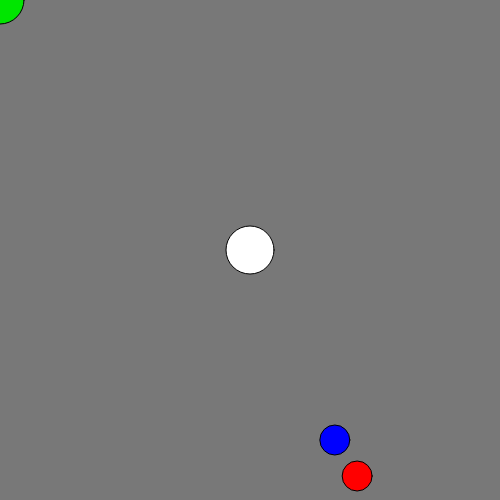
Frame 1 (no input)
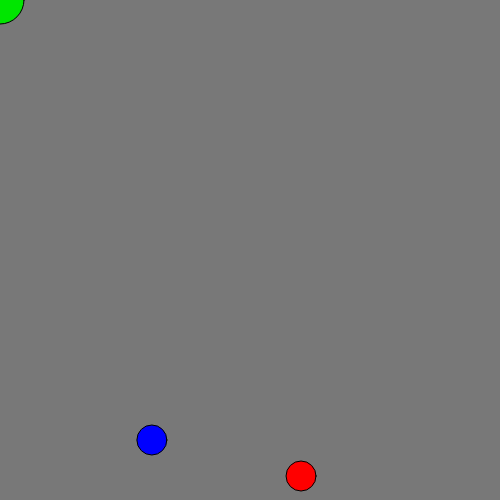
Frame 60 (no input)
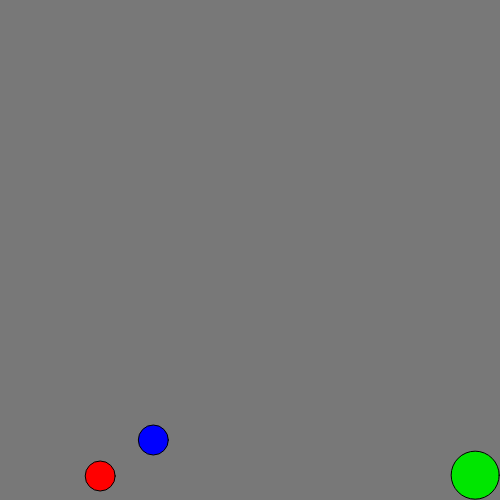
Frame 120 (the mouse pressed at the canvas centre since frame 60)

The p5.js sketch that drew these frames (run headless with seeded random() and noise() and a simulated clock; from frame 60 on, the mouse is pressed at the canvas centre):

// p5.js sketch
// ── sketch.js
var x = 0, y=0, xoff=0;
var walker,billy; //lol I have no idea why I named it billy.
var moveX = 1;
var moveY = 1;

function Walker(xPos, yPos){
    this.pos = createVector(xPos, yPos);
    this.vel = createVector(0,0);
    
    this.display = function(fillColor) {
        fill(fillColor || 255);
        ellipse(this.pos.x, this.pos.y, 48,48);
    }
    
    this.update = function(mag) {
        var mouse = createVector(mouseX, mouseY);
        this.acc = p5.Vector.sub(mouse, this.pos);
        this.acc.setMag(mag || 0.4);

        this.vel.add(this.acc);
        this.pos.add(this.vel);
    }
}

function mouseClicked(){
    walker.vel = createVector(0,0);
    billy.vel = createVector(0,0);
}

function setup(){
    createCanvas(500,500);
    walker = new Walker(width/2 , height/2);
    billy = new Walker(mouseX, mouseY);
}

function draw(){
    background(120);

    //Perlin vs Random
    var x = noise(xoff) * width;
    xoff = xoff + 0.05;
    fill(0,0,255);
    ellipse(x, height - 60, 30,30);
    fill(255, 0,0);
    ellipse(random(width), height - 24, 30, 30.);
    
    //Mouse Followers
    walker.display();
    walker.update();
    billy.display(color(0,230,0));
    billy.update(0.6);
}
